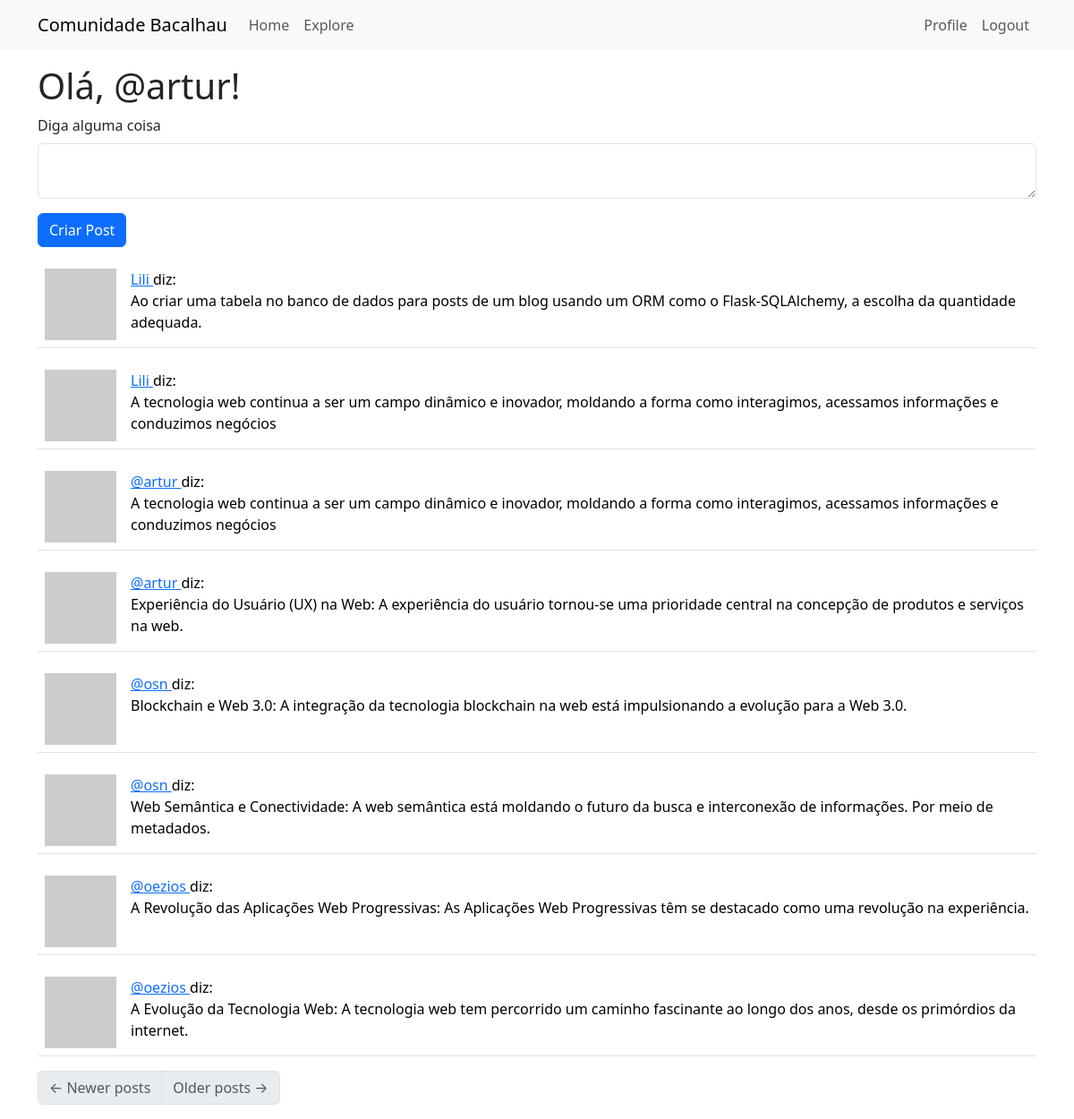
The page /index (signed in) on the database its author committed.
### app/models.py (models this page shows, shortened)
class User(UserMixin, db.Model):
    id: so.Mapped[int] = so.mapped_column(primary_key=True)
    username: so.Mapped[str] = so.mapped_column(sa.String(64), index=True, unique=True)
    email: so.Mapped[str] = so.mapped_column(sa.String(120), index=True, unique=True)
    password_hash: so.Mapped[Optional[str]] = so.mapped_column(sa.String(256))
    about_me: so.Mapped[Optional[str]] = so.mapped_column(sa.String(256))
    last_seen: so.Mapped[Optional[datetime]] = so.mapped_column(default=lambda: datetime.now(timezone.utc))
    posts: so.WriteOnlyMapped['Post'] = so.relationship(back_populates='author')
    following: so.WriteOnlyMapped['User'] = so.relationship(
        secondary=followers, primaryjoin=(followers.c.follower_id == id),
        secondaryjoin=(followers.c.followed_id == id),
        back_populates='followers')
    followers: so.WriteOnlyMapped['User'] = so.relationship(
        secondary=followers, primaryjoin=(followers.c.followed_id == id),
        secondaryjoin=(followers.c.follower_id == id),
        back_populates='following')
    def avatar(self, size):
        digest = md5(self.email.lower().encode('utf-8')).hexdigest()
        return f'https://www.gravatar.com/avatar/{digest}?d=identicon&s={size}'
    def following_posts(self):
        Author = so.aliased(User)
        Follower = so.aliased(User)
        return (
            sa.select(Post)
            .join(Post.author.of_type(Author))
            .join(Author.followers.of_type(Follower), isouter=True)
            .where(sa.or_(
                Follower.id == self.id,
                Author.id == self.id,
            ))
            .group_by(Post)
            .order_by(Post.timestamp.desc())
        )

class Post(db.Model):
    id: so.Mapped[int] = so.mapped_column(primary_key=True)
    body: so.Mapped[str] = so.mapped_column(sa.Text(256), nullable=False)
    timestamp: so.Mapped[datetime] = so.mapped_column(
        index=True, default=lambda: datetime.now(timezone.utc))
    user_id: so.Mapped[int] = so.mapped_column(sa.ForeignKey(User.id),
        index=True)
    author: so.Mapped[User] = so.relationship(back_populates='posts')

### app/routes.py (the view, shortened to what this page needs)
@app.route('/', methods=['GET', 'POST'])
@app.route('/index', methods=['GET', 'POST'])
@login_required
def index():
    form = PostForm()
    if form.validate_on_submit():
        post = Post(body=form.post.data, author=current_user)
        db.session.add(post)
        db.session.commit()
        flash('Your post is now live!')
        return redirect(url_for('index'))
    posts = db.session.scalars(current_user.following_posts()).all()
    return render_template("index.html", title='Home Page', form=form,
                        posts=posts)

### app/forms.py
class PostForm(FlaskForm):
    post = TextAreaField('Diga alguma coisa', validators=[
        DataRequired(), Length(min=1, max=140)])
    submit = SubmitField('Criar Post')

### app/models.py (called while the page is built)
@login.user_loader
def load_user(id):
    return db.session.get(User, int(id))

### app/routes.py (called while the page is built)
@app.before_request
def before_request():
    if current_user.is_authenticated:
        current_user.last_seen = datetime.now(timezone.utc)
        db.session.commit()

### app/templates/index.html
{% extends "base.html" %}
{% import "bootstrap_wtf.html" as wtf %}
{% block content %}
    <h1>Olá, {{ current_user.username }}!</h1>
    {% if form %}
    {{ wtf.quick_form(form) }}
    {% endif %}
    {% for post in posts %}
        {% include '_post.html' %}
    {% endfor %}
    <nav aria-label="Post navigation " class="mt-3 mb-3">
        <ul class="pagination">
            <li class="page-item{% if not prev_url %} disabled{% endif %}">
                <a class="page-link" href="{{ prev_url }}">
                    <span aria-hidden="true">&larr;</span> Newer posts
                </a>
            </li>
            <li class="page-item{% if not next_url %} disabled{% endif %}">
                <a class="page-link" href="{{ next_url }}">
                    Older posts <span aria-hidden="true">&rarr;</span>
                </a>
            </li>
        </ul>
    </nav>
{% endblock %}

### app/templates/_post.html
<table class="table table-hover">
    <tr>
        <td width="70px">
            <a href="{{ url_for('user', username=post.author.username) }}">
                <img src="{{ post.author.avatar(70) }}" />
            </a>
        </td>
        <td>
            <a href="{{ url_for('user', username=post.author.username) }}">
                {{ post.author.username }}
            </a>
            diz:
            <br>
            {{ post.body }}
        </td>
    </tr>
</table>

### rows shown on the page
User: username "@artur"
Post: author.username "Lili", body "Ao criar uma tabela no banco de dados para posts de um blog usando um ORM como o Flask-SQLAlchemy, a escolha da quantidade adequada."
Post: author.username "Lili", body "A tecnologia web continua a ser um campo dinâmico e inovador, moldando a forma como interagimos, acessamos informações e conduzimos negócios"
Post: author.username "@artur", body "A tecnologia web continua a ser um campo dinâmico e inovador, moldando a forma como interagimos, acessamos informações e conduzimos negócios"
Post: author.username "@artur", body "Experiência do Usuário (UX) na Web: A experiência do usuário tornou-se uma prioridade central na concepção de produtos e serviços na web."
Post: author.username "@osn", body "Blockchain e Web 3.0: A integração da tecnologia blockchain na web está impulsionando a evolução para a Web 3.0."
Post: author.username "@osn", body "Web Semântica e Conectividade: A web semântica está moldando o futuro da busca e interconexão de informações. Por meio de metadados."
Post: author.username "@oezios", body "A Revolução das Aplicações Web Progressivas: As Aplicações Web Progressivas têm se destacado como uma revolução na experiência."
Post: author.username "@oezios", body "A Evolução da Tecnologia Web: A tecnologia web tem percorrido um caminho fascinante ao longo dos anos, desde os primórdios da internet."

### other values the page prints
{{ field.label(class='form-label') }} "Diga alguma coisa"
